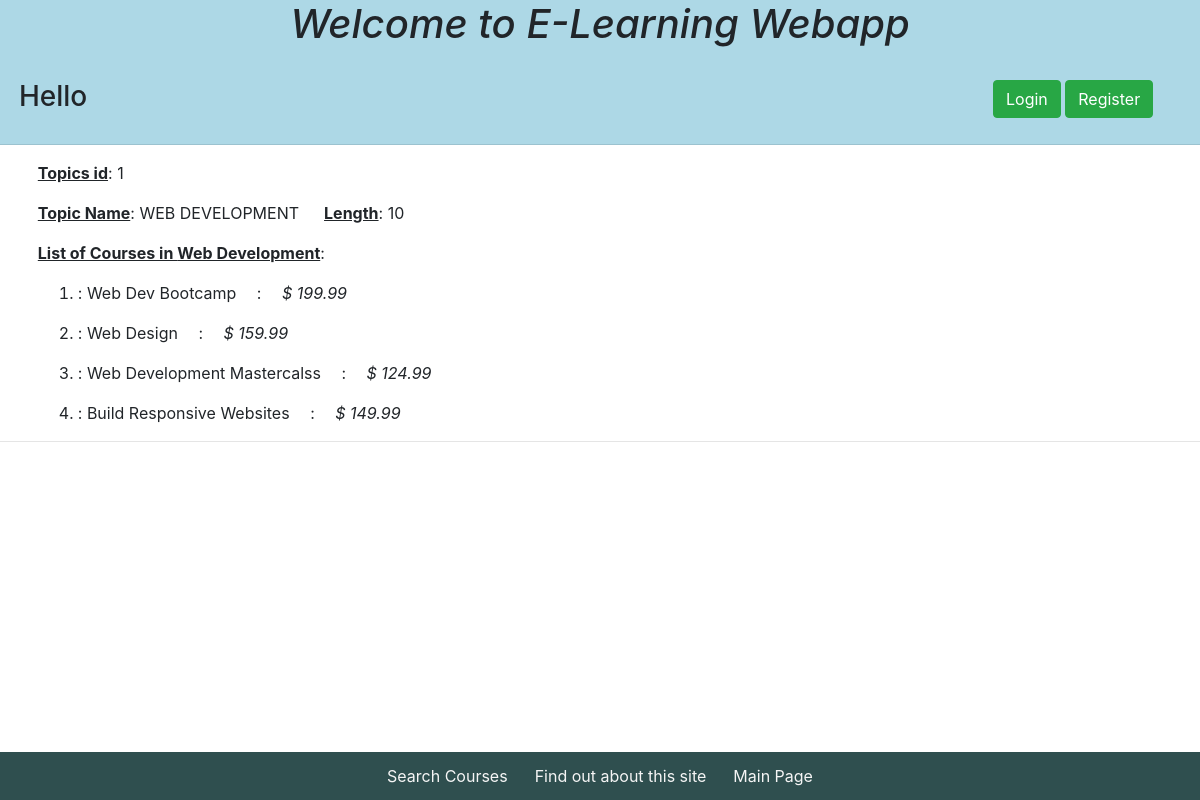
Screenshot of /myapp/1/ with the database file from the repository.
### myapp/models.py (models this page shows, shortened)
class Topic(models.Model):
    name = models.CharField(max_length=200)
    length = models.CharField(default=12, blank=False, max_length=10)

class Course(models.Model):
    title = models.CharField(max_length=200)
    topic = models.ForeignKey(Topic, related_name='courses', on_delete=models.CASCADE)
    price = models.DecimalField(validators=[validate_price], max_digits=10, decimal_places=2)
    for_everyone = models.BooleanField(default=True)
    description = models.TextField(blank=True)
    num_reviews = models.PositiveIntegerField(default=0)

### myapp/views.py (the view)
# urls.py: path(r'<int:topic_id>/', detail.as_view(), name='detail'),
class detail(View):
    def get(self, request, topic_id):
        topic = get_object_or_404(Topic, id=topic_id)
        course_list = Course.objects.filter(topic=topic_id)
        return render(request, 'myapp/detail1.html', {'topic': topic, 'course_list': course_list})

### myapp/templates/myapp/detail1.html (shortened to what this page needs)
{% extends 'myapp/base0.html' %}
{% block body_block %}
    <div style="margin-left:1cm;">
        {% if topic %}
            <p><b><u>Topics id</u></b>: {{ topic.id }}</p>
            <p><b><u>Topic Name</u></b>: {{ topic.name | upper }} &emsp; <b><u>Length</u></b>: {{ topic.length }} </p>
            <p><b><u>List of Courses in {{ topic.name }}</u></b>:</p>
            <ol>
                {% for list in course_list %}
                    <li><p>: {{ list.title }} &emsp;: &emsp;<i>$ {{ list.price }}</i></p></li>
                {% endfor %}
            </ol>
        {% else %}
            <strong>There are no available topics!</strong>
        {% endif %}
    </div>
{% endblock %}

### myapp/templates/myapp/base0.html (shortened to what this page needs)
<!DOCTYPE html>
{% load static %}
<html>
<head>
    <link rel="stylesheet" type="text/css" href="{% static 'myapp/style1.css' %}"/>
    <link rel="stylesheet" href="https://stackpath.bootstrapcdn.com/bootstrap/4.1.3/css/bootstrap.min.css"
>
</head>
<body>
<div class="navbar-header" style="background-color:lightblue">
    <h1>Welcome to E-Learning Webapp</h1>
    <br>
    <div style="float:left; position:absolute; margin-left:0.5cm">
        <h3>{% block myhdg %}Hello
            {% if request.user.is_authenticated %}{{ user.get_full_name }} {% endif %} {% endblock %} </h3>
    </div>
    <div style="float:right; margin-right:1cm;">
        {% if request.user.is_authenticated %}
            <a class="btn btn-success" href="{% url 'myapp:myaccount' %}">My Account</a>
            <a class="btn btn-success" href="{% url 'myapp:user_logout' %}">Logout</a>
        {% else %}
            <a class="btn btn-success" href="{% url 'myapp:user_login' %}">Login</a>
            <a class="btn btn-success" href="{% url 'myapp:user_reg' %}">Register</a>
        {% endif %}
    </div>
    <br><br>
    <hr/>
</div>
{% block body_block %}*** {% endblock %}
<hr/>
<div class="navbar navbar-inverse navbar-static-bottom" role="navigation"
     style="background-color:darkslategrey;position: fixed;bottom: 0;width: 100%;height: 3rem;vertical-align: center;">
    <div style="vertical-align:center;width: 100%;">
        <center>
            <a href="{% url 'myapp:findcourses' %}" style="color:whitesmoke">Search Courses</a>&nbsp;&nbsp;&nbsp;&nbsp;&nbsp;
            <a href="/myapp/about/" style="color:whitesmoke">Find out about this site</a>&nbsp;&nbsp;&nbsp;&nbsp;&nbsp;
            <a href="{% url 'myapp:index' %}" style="color:whitesmoke">Main Page</a>
        </center>
    </div>
</div>
</body>
</html>

### myapp/static/myapp/style1.css (style rules this page uses)
body { background-color: #add8e6; color:teal; }
h1 { font-size: 35pt; color: lightslategrey; font-style: italic; text-align: center; }

### rows the page displays
Topic: id "1", name "WEB DEVELOPMENT", length "10", name "Web Development"
Course: title "Web Dev Bootcamp", price "199.99"
Course: title "Web Design", price "159.99"
Course: title "Web Development Mastercalss", price "124.99"
Course: title "Build Responsive Websites", price "149.99"
